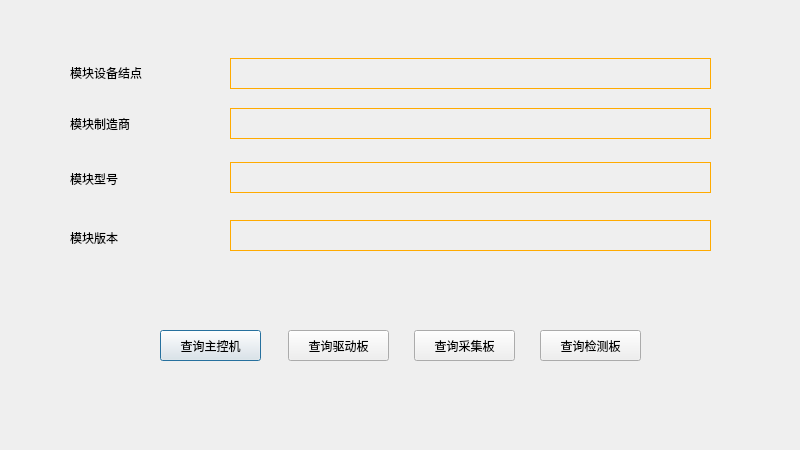
<?xml version="1.0" encoding="UTF-8"?>
<ui version="4.0">
 <class>DialogModel</class>
 <widget class="QDialog" name="DialogModel">
  <property name="windowModality">
   <enum>Qt::NonModal</enum>
  </property>
  <property name="geometry">
   <rect>
    <x>0</x>
    <y>0</y>
    <width>800</width>
    <height>450</height>
   </rect>
  </property>
  <property name="windowTitle">
   <string>模块表</string>
  </property>
  <widget class="QPushButton" name="butfind1">
   <property name="geometry">
    <rect>
     <x>160</x>
     <y>330</y>
     <width>101</width>
     <height>31</height>
    </rect>
   </property>
   <property name="styleSheet">
    <string notr="true">font: 12pt &quot;黑体&quot;;</string>
   </property>
   <property name="text">
    <string>查询主控机</string>
   </property>
  </widget>
  <widget class="QLabel" name="display">
   <property name="geometry">
    <rect>
     <x>360</x>
     <y>299</y>
     <width>101</width>
     <height>21</height>
    </rect>
   </property>
   <property name="text">
    <string/>
   </property>
  </widget>
  <widget class="QLabel" name="label">
   <property name="geometry">
    <rect>
     <x>70</x>
     <y>57</y>
     <width>121</width>
     <height>31</height>
    </rect>
   </property>
   <property name="styleSheet">
    <string notr="true">font: 14pt &quot;黑体&quot;;</string>
   </property>
   <property name="text">
    <string>模块设备结点</string>
   </property>
  </widget>
  <widget class="QLabel" name="label_2">
   <property name="geometry">
    <rect>
     <x>70</x>
     <y>113</y>
     <width>121</width>
     <height>21</height>
    </rect>
   </property>
   <property name="styleSheet">
    <string notr="true">font: 14pt &quot;黑体&quot;;</string>
   </property>
   <property name="text">
    <string>模块制造商</string>
   </property>
  </widget>
  <widget class="QLabel" name="label_3">
   <property name="geometry">
    <rect>
     <x>70</x>
     <y>163</y>
     <width>121</width>
     <height>31</height>
    </rect>
   </property>
   <property name="styleSheet">
    <string notr="true">font: 14pt &quot;黑体&quot;;</string>
   </property>
   <property name="text">
    <string>模块型号</string>
   </property>
  </widget>
  <widget class="QLabel" name="label_4">
   <property name="geometry">
    <rect>
     <x>70</x>
     <y>222</y>
     <width>121</width>
     <height>31</height>
    </rect>
   </property>
   <property name="styleSheet">
    <string notr="true">font: 14pt &quot;黑体&quot;;</string>
   </property>
   <property name="text">
    <string>模块版本</string>
   </property>
  </widget>
  <widget class="QPushButton" name="butfind1_2">
   <property name="geometry">
    <rect>
     <x>288</x>
     <y>330</y>
     <width>101</width>
     <height>31</height>
    </rect>
   </property>
   <property name="styleSheet">
    <string notr="true">font: 12pt &quot;黑体&quot;;</string>
   </property>
   <property name="text">
    <string>查询驱动板</string>
   </property>
  </widget>
  <widget class="QPushButton" name="butfind1_3">
   <property name="geometry">
    <rect>
     <x>414</x>
     <y>330</y>
     <width>101</width>
     <height>31</height>
    </rect>
   </property>
   <property name="styleSheet">
    <string notr="true">font: 12pt &quot;黑体&quot;;</string>
   </property>
   <property name="text">
    <string>查询采集板</string>
   </property>
  </widget>
  <widget class="QPushButton" name="butfind1_4">
   <property name="geometry">
    <rect>
     <x>540</x>
     <y>330</y>
     <width>101</width>
     <height>31</height>
    </rect>
   </property>
   <property name="styleSheet">
    <string notr="true">font: 12pt &quot;黑体&quot;;</string>
   </property>
   <property name="text">
    <string>查询检测板</string>
   </property>
  </widget>
  <widget class="QLabel" name="jiedian">
   <property name="geometry">
    <rect>
     <x>230</x>
     <y>58</y>
     <width>481</width>
     <height>31</height>
    </rect>
   </property>
   <property name="styleSheet">
    <string notr="true">QLabel{     border-width: 1px;     border-style: solid;     border-color: rgb(255, 170, 0);}</string>
   </property>
   <property name="text">
    <string/>
   </property>
  </widget>
  <widget class="QLabel" name="zhizaoshang">
   <property name="geometry">
    <rect>
     <x>230</x>
     <y>108</y>
     <width>481</width>
     <height>31</height>
    </rect>
   </property>
   <property name="styleSheet">
    <string notr="true">QLabel{     border-width: 1px;     border-style: solid;     border-color: rgb(255, 170, 0);}</string>
   </property>
   <property name="text">
    <string/>
   </property>
  </widget>
  <widget class="QLabel" name="xinghao">
   <property name="geometry">
    <rect>
     <x>230</x>
     <y>162</y>
     <width>481</width>
     <height>31</height>
    </rect>
   </property>
   <property name="styleSheet">
    <string notr="true">QLabel{     border-width: 1px;     border-style: solid;     border-color: rgb(255, 170, 0);}</string>
   </property>
   <property name="text">
    <string/>
   </property>
  </widget>
  <widget class="QLabel" name="banben">
   <property name="geometry">
    <rect>
     <x>230</x>
     <y>220</y>
     <width>481</width>
     <height>31</height>
    </rect>
   </property>
   <property name="styleSheet">
    <string notr="true">QLabel{     border-width: 1px;     border-style: solid;     border-color: rgb(255, 170, 0);}</string>
   </property>
   <property name="text">
    <string/>
   </property>
  </widget>
 </widget>
 <resources/>
 <connections/>
</ui>
